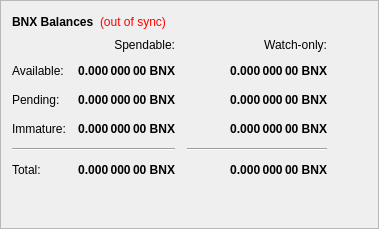
        <widget class="QFrame" name="frame">
         <property name="frameShape">
          <enum>QFrame::StyledPanel</enum>
         </property>
         <property name="frameShadow">
          <enum>QFrame::Raised</enum>
         </property>
         <layout class="QVBoxLayout" name="verticalLayout_4">
          <item>
           <layout class="QHBoxLayout" name="horizontalLayout_4">
            <item>
             <widget class="QLabel" name="label_5">
              <property name="font">
               <font>
                <weight>75</weight>
                <bold>true</bold>
               </font>
              </property>
              <property name="text">
               <string>BNX Balances</string>
              </property>
             </widget>
            </item>
            <item>
             <widget class="QLabel" name="labelWalletStatus">
              <property name="cursor">
               <cursorShape>WhatsThisCursor</cursorShape>
              </property>
              <property name="toolTip">
               <string>The displayed information may be out of date. Your wallet automatically synchronizes with the BitcoinNox network after a connection is established, but this process has not completed yet.</string>
              </property>
              <property name="styleSheet">
               <string notr="true">QLabel { color: red; }</string>
              </property>
              <property name="text">
               <string notr="true">(out of sync)</string>
              </property>
              <property name="alignment">
               <set>Qt::AlignLeading|Qt::AlignLeft|Qt::AlignVCenter</set>
              </property>
             </widget>
            </item>
            <item>
             <spacer name="horizontalSpacer_3">
              <property name="orientation">
               <enum>Qt::Horizontal</enum>
              </property>
              <property name="sizeHint" stdset="0">
               <size>
                <width>40</width>
                <height>20</height>
               </size>
              </property>
             </spacer>
            </item>
           </layout>
          </item>
          <item>
           <layout class="QGridLayout" name="gridLayout">
            <property name="spacing">
             <number>12</number>
            </property>
            <item row="2" column="2">
             <widget class="QLabel" name="labelWatchPending">
              <property name="font">
               <font>
                <weight>75</weight>
                <bold>true</bold>
               </font>
              </property>
              <property name="cursor">
               <cursorShape>IBeamCursor</cursorShape>
              </property>
              <property name="toolTip">
               <string>Unconfirmed transactions to watch-only addresses</string>
              </property>
              <property name="text">
               <string notr="true">0.000 000 00 BNX</string>
              </property>
              <property name="alignment">
               <set>Qt::AlignRight|Qt::AlignTrailing|Qt::AlignVCenter</set>
              </property>
              <property name="textInteractionFlags">
               <set>Qt::LinksAccessibleByMouse|Qt::TextSelectableByKeyboard|Qt::TextSelectableByMouse</set>
              </property>
             </widget>
            </item>
            <item row="2" column="1">
             <widget class="QLabel" name="labelUnconfirmed">
              <property name="font">
               <font>
                <weight>75</weight>
                <bold>true</bold>
               </font>
              </property>
              <property name="cursor">
               <cursorShape>IBeamCursor</cursorShape>
              </property>
              <property name="toolTip">
               <string>Total of transactions that have yet to be confirmed, and do not yet count toward the spendable balance</string>
              </property>
              <property name="text">
               <string notr="true">0.000 000 00 BNX</string>
              </property>
              <property name="alignment">
               <set>Qt::AlignRight|Qt::AlignTrailing|Qt::AlignVCenter</set>
              </property>
              <property name="textInteractionFlags">
               <set>Qt::LinksAccessibleByMouse|Qt::TextSelectableByKeyboard|Qt::TextSelectableByMouse</set>
              </property>
             </widget>
            </item>
            <item row="3" column="2">
             <widget class="QLabel" name="labelWatchImmature">
              <property name="font">
               <font>
                <weight>75</weight>
                <bold>true</bold>
               </font>
              </property>
              <property name="cursor">
               <cursorShape>IBeamCursor</cursorShape>
              </property>
              <property name="toolTip">
               <string>Staked or masternode rewards in watch-only addresses that has not yet matured</string>
              </property>
              <property name="text">
               <string notr="true">0.000 000 00 BNX</string>
              </property>
              <property name="alignment">
               <set>Qt::AlignRight|Qt::AlignTrailing|Qt::AlignVCenter</set>
              </property>
              <property name="textInteractionFlags">
               <set>Qt::LinksAccessibleByMouse|Qt::TextSelectableByKeyboard|Qt::TextSelectableByMouse</set>
              </property>
             </widget>
            </item>
            <item row="4" column="0" colspan="2">
             <widget class="Line" name="lineSpendableBalance">
              <property name="orientation">
               <enum>Qt::Horizontal</enum>
              </property>
             </widget>
            </item>
            <item row="4" column="2">
             <widget class="Line" name="lineWatchBalance">
              <property name="sizePolicy">
               <sizepolicy hsizetype="Preferred" vsizetype="Fixed">
                <horstretch>0</horstretch>
                <verstretch>0</verstretch>
               </sizepolicy>
              </property>
              <property name="minimumSize">
               <size>
                <width>140</width>
                <height>0</height>
               </size>
              </property>
              <property name="orientation">
               <enum>Qt::Horizontal</enum>
              </property>
             </widget>
            </item>
            <item row="5" column="0">
             <widget class="QLabel" name="labelTotalText">
              <property name="text">
               <string>Total:</string>
              </property>
             </widget>
            </item>
            <item row="3" column="1">
             <widget class="QLabel" name="labelImmature">
              <property name="font">
               <font>
                <weight>75</weight>
                <bold>true</bold>
               </font>
              </property>
              <property name="cursor">
               <cursorShape>IBeamCursor</cursorShape>
              </property>
              <property name="toolTip">
               <string>Staked or masternode rewards that has not yet matured</string>
              </property>
              <property name="text">
               <string notr="true">0.000 000 00 BNX</string>
              </property>
              <property name="alignment">
               <set>Qt::AlignRight|Qt::AlignTrailing|Qt::AlignVCenter</set>
              </property>
              <property name="textInteractionFlags">
               <set>Qt::LinksAccessibleByMouse|Qt::TextSelectableByKeyboard|Qt::TextSelectableByMouse</set>
              </property>
             </widget>
            </item>
            <item row="2" column="3">
             <spacer name="horizontalSpacer_2">
              <property name="orientation">
               <enum>Qt::Horizontal</enum>
              </property>
              <property name="sizeHint" stdset="0">
               <size>
                <width>40</width>
                <height>20</height>
               </size>
              </property>
             </spacer>
            </item>
            <item row="3" column="0">
             <widget class="QLabel" name="labelImmatureText">
              <property name="text">
               <string>Immature:</string>
              </property>
             </widget>
            </item>
            <item row="5" column="1">
             <widget class="QLabel" name="labelTotal">
              <property name="font">
               <font>
                <weight>75</weight>
                <bold>true</bold>
               </font>
              </property>
              <property name="cursor">
               <cursorShape>IBeamCursor</cursorShape>
              </property>
              <property name="toolTip">
               <string>Your current total balance</string>
              </property>
              <property name="text">
               <string notr="true">0.000 000 00 BNX</string>
              </property>
              <property name="alignment">
               <set>Qt::AlignRight|Qt::AlignTrailing|Qt::AlignVCenter</set>
              </property>
              <property name="textInteractionFlags">
               <set>Qt::LinksAccessibleByMouse|Qt::TextSelectableByKeyboard|Qt::TextSelectableByMouse</set>
              </property>
             </widget>
            </item>
            <item row="5" column="2">
             <widget class="QLabel" name="labelWatchTotal">
              <property name="font">
               <font>
                <weight>75</weight>
                <bold>true</bold>
               </font>
              </property>
              <property name="cursor">
               <cursorShape>IBeamCursor</cursorShape>
              </property>
              <property name="toolTip">
               <string>Current total balance in watch-only addresses</string>
              </property>
              <property name="text">
               <string notr="true">0.000 000 00 BNX</string>
              </property>
              <property name="alignment">
               <set>Qt::AlignRight|Qt::AlignTrailing|Qt::AlignVCenter</set>
              </property>
              <property name="textInteractionFlags">
               <set>Qt::LinksAccessibleByMouse|Qt::TextSelectableByKeyboard|Qt::TextSelectableByMouse</set>
              </property>
             </widget>
            </item>
            <item row="0" column="2">
             <widget class="QLabel" name="labelWatchonly">
              <property name="text">
               <string>Watch-only:</string>
              </property>
              <property name="alignment">
               <set>Qt::AlignRight|Qt::AlignTrailing|Qt::AlignVCenter</set>
              </property>
             </widget>
            </item>
            <item row="1" column="0">
             <widget class="QLabel" name="labelBalanceText">
              <property name="text">
               <string>Available:</string>
              </property>
             </widget>
            </item>
            <item row="1" column="1">
             <widget class="QLabel" name="labelBalance">
              <property name="font">
               <font>
                <weight>75</weight>
                <bold>true</bold>
               </font>
              </property>
              <property name="cursor">
               <cursorShape>IBeamCursor</cursorShape>
              </property>
              <property name="toolTip">
               <string>Your current spendable balance</string>
              </property>
              <property name="text">
               <string notr="true">0.000 000 00 BNX</string>
              </property>
              <property name="alignment">
               <set>Qt::AlignRight|Qt::AlignTrailing|Qt::AlignVCenter</set>
              </property>
              <property name="textInteractionFlags">
               <set>Qt::LinksAccessibleByMouse|Qt::TextSelectableByKeyboard|Qt::TextSelectableByMouse</set>
              </property>
             </widget>
            </item>
            <item row="1" column="2">
             <widget class="QLabel" name="labelWatchAvailable">
              <property name="font">
               <font>
                <weight>75</weight>
                <bold>true</bold>
               </font>
              </property>
              <property name="cursor">
               <cursorShape>IBeamCursor</cursorShape>
              </property>
              <property name="toolTip">
               <string>Your current balance in watch-only addresses</string>
              </property>
              <property name="text">
               <string notr="true">0.000 000 00 BNX</string>
              </property>
              <property name="alignment">
               <set>Qt::AlignRight|Qt::AlignTrailing|Qt::AlignVCenter</set>
              </property>
              <property name="textInteractionFlags">
               <set>Qt::LinksAccessibleByMouse|Qt::TextSelectableByKeyboard|Qt::TextSelectableByMouse</set>
              </property>
             </widget>
            </item>
            <item row="2" column="0">
             <widget class="QLabel" name="labelPendingText">
              <property name="text">
               <string>Pending:</string>
              </property>
             </widget>
            </item>
            <item row="0" column="1">
             <widget class="QLabel" name="labelSpendable">
              <property name="text">
               <string>Spendable:</string>
              </property>
              <property name="alignment">
               <set>Qt::AlignRight|Qt::AlignTrailing|Qt::AlignVCenter</set>
              </property>
             </widget>
            </item>
           </layout>
          </item>
          <item>
           <spacer name="verticalSpacer_4">
            <property name="orientation">
             <enum>Qt::Vertical</enum>
            </property>
            <property name="sizeHint" stdset="0">
             <size>
              <width>20</width>
              <height>40</height>
             </size>
            </property>
           </spacer>
          </item>
         </layout>
        </widget>
